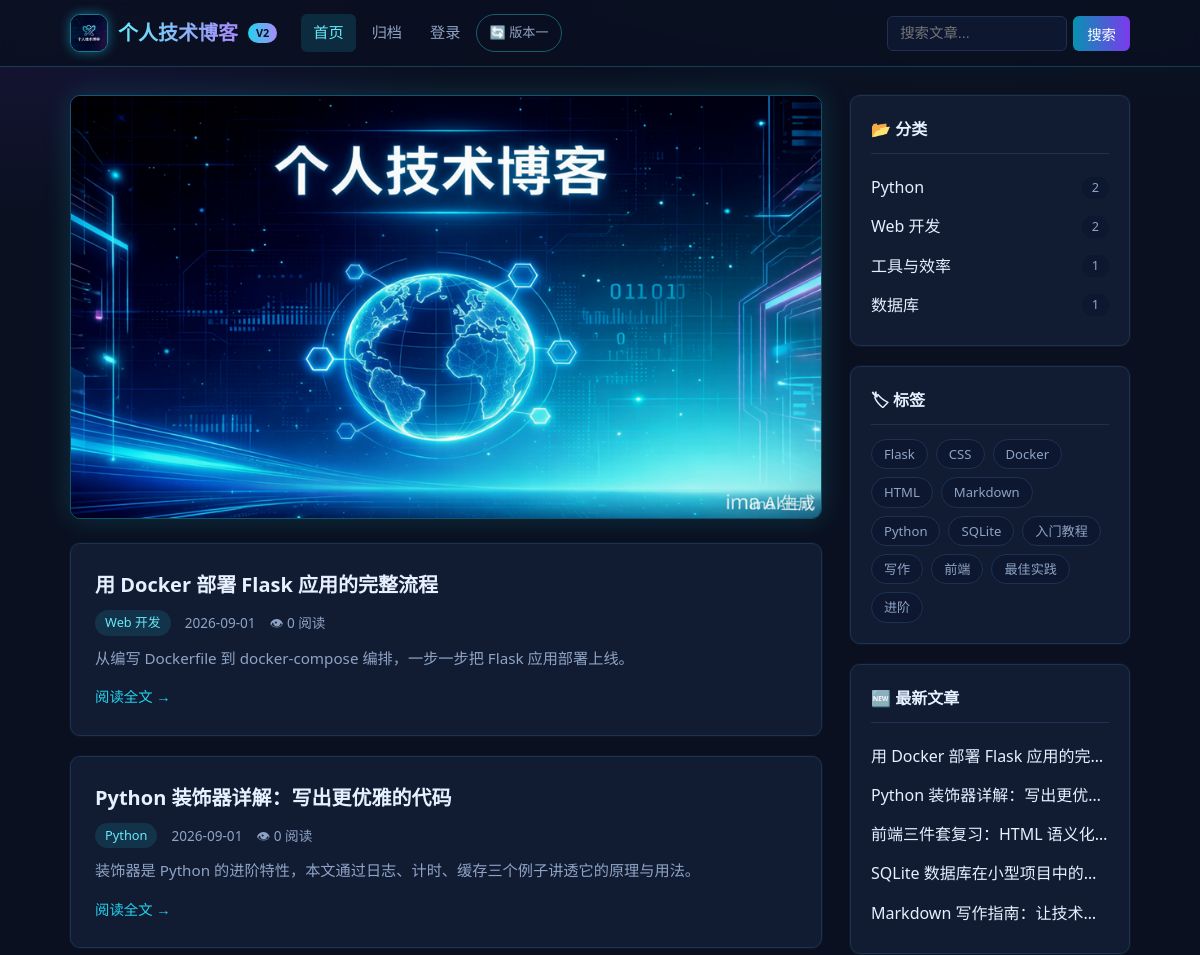
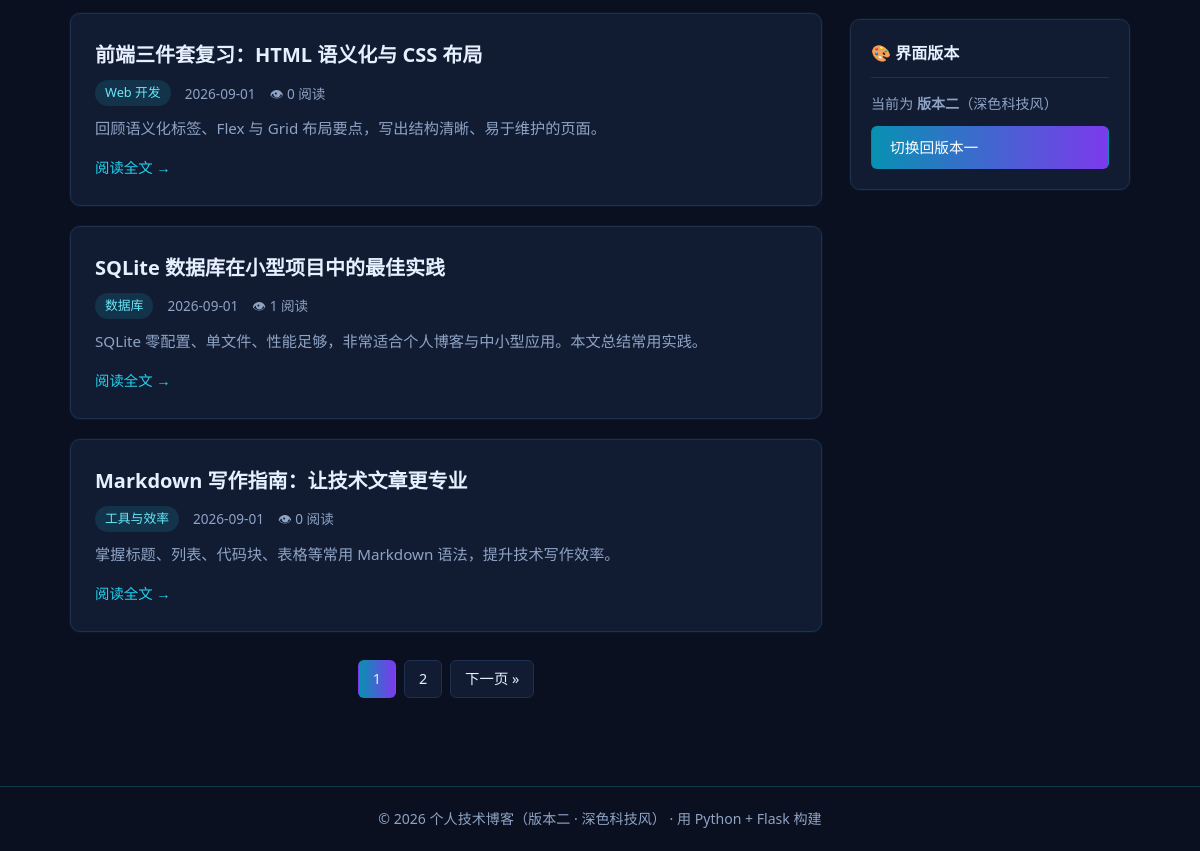
/v2, run on the app's committed database (2 pictures, top to bottom).
### tables this page shows
CREATE TABLE articles (
            id INTEGER PRIMARY KEY AUTOINCREMENT,
            title TEXT NOT NULL,
            summary TEXT DEFAULT '',
            content TEXT NOT NULL,
            category_id INTEGER,
            views INTEGER DEFAULT 0,
            created_at TEXT DEFAULT (datetime('now', 'localtime')),
            updated_at TEXT DEFAULT (datetime('now', 'localtime')),
            FOREIGN KEY (category_id) REFERENCES categories(id)
        );

CREATE TABLE categories (
            id INTEGER PRIMARY KEY AUTOINCREMENT,
            name TEXT NOT NULL UNIQUE
        );

CREATE TABLE tags (
            id INTEGER PRIMARY KEY AUTOINCREMENT,
            name TEXT NOT NULL UNIQUE
        );

### app.py (the view)
@app.route("/v2")
def index_dark():
    return _render_home("index_v2.html")

### app.py (called while the page is built)
def get_db():
    if "db" not in g:
        g.db = init_db.create_connection(DB_PATH)
    return g.db

def query_all(sql, query_params=()):
    return get_db().execute(sql, query_params).fetchall()

def query_one(sql, query_params=()):
    return get_db().execute(sql, query_params).fetchone()

def get_categories():
    return query_all(
        """SELECT c.*, COUNT(a.id) AS article_count
           FROM categories c
           LEFT JOIN articles a ON a.category_id = c.id
           GROUP BY c.id ORDER BY c.name"""
    )

def get_popular_tags():
    return query_all(
        """SELECT t.*, COUNT(at.article_id) AS article_count
           FROM tags t
           JOIN article_tags at ON at.tag_id = t.id
           GROUP BY t.id ORDER BY article_count DESC, t.name LIMIT 12"""
    )

@app.context_processor
def inject_sidebar_data():
    return {"categories": get_categories(), "popular_tags": get_popular_tags()}

def get_total_count(count_sql, query_params=()):
    return query_one(count_sql, query_params)[0]

def fetch_paginated_rows(base_sql, query_params, page, total, per_page=POSTS_PER_PAGE):
    pages = max(1, (total + per_page - 1) // per_page)
    page = min(max(1, page), pages)
    sql = base_sql + " LIMIT ? OFFSET ?"
    items = query_all(
        sql, tuple(query_params) + (per_page, (page - 1) * per_page)
    )
    return items, page, pages

def _render_home(template_name):
    page = request.args.get("page", 1, type=int)
    total = get_total_count(HOME_COUNT_SQL)
    items, page, pages = fetch_paginated_rows(HOME_LIST_SQL, (), page, total)
    latest = query_all(LATEST_ARTICLES_SQL)
    return render_template(
        template_name, articles=items, page=page, pages=pages, total=total, latest=latest
    )

### init_db.py (called while the page is built)
def create_connection(db_path=None):
    if db_path is None:
        db_path = DB_PATH
    conn = sqlite3.connect(db_path)
    conn.row_factory = sqlite3.Row
    conn.execute("PRAGMA foreign_keys = ON")
    return conn

### templates/index_v2.html (shortened to what this page needs)
{% extends "base_v2.html" %}
{% from "_macros.html" import pagination, article_card %}
{% block content %}
<div class="layout">
    <div class="content-col">
        <div class="banner banner-v2">
            <img src="{{ url_for('static', filename='Banner2.png') }}" alt="个人技术博客 Banner 版本二">
        </div>
        {% for article in articles %}
            {{ article_card(article) }}
        {% else %}
            <div class="empty-state">暂无文章，快去后台发布第一篇吧。</div>
        {% endfor %}
        {{ pagination('index_dark', page, pages) }}
    </div>
    <aside class="sidebar">
        <section class="widget">
            <h3>📂 分类</h3>
            <ul class="widget-list">
                {% for c in categories %}
                <li>
                    <a href="{{ url_for('category', category_id=c.id) }}">{{ c.name }}</a>
                    <span class="count">{{ c.article_count }}</span>
                </li>
                {% endfor %}
            </ul>
        </section>
        <section class="widget">
            <h3>🏷 标签</h3>
            <div class="tag-cloud">
                {% for t in popular_tags %}
                <a class="tag" href="{{ url_for('tag', tag_id=t.id) }}">{{ t.name }}</a>
                {% endfor %}
            </div>
        </section>
        <section class="widget">
            <h3>🆕 最新文章</h3>
            <ul class="widget-list">
                {% for a in latest %}
                <li><a href="{{ url_for('article_detail', article_id=a.id) }}">{{ a.title }}</a></li>
                {% endfor %}
            </ul>
        </section>
        <section class="widget version-switch-widget">
            <h3>🎨 界面版本</h3>
            <p class="switch-tip">当前为 <strong>版本二</strong>（深色科技风）</p>
            <a class="btn btn-primary btn-block" href="{{ url_for('index') }}">切换回版本一</a>
        </section>
    </aside>
</div>
{% endblock %}

### templates/_macros.html (shortened to what this page needs)
{% macro pagination(endpoint, page, pages, extra={}) %}
{% if pages > 1 %}
<nav class="pagination">
    {% for p in range(1, pages + 1) %}
        {% if p == page %}
            <span class="current">{{ p }}</span>
        {% else %}
            <a href="{{ url_for(endpoint, page=p, **extra) }}">{{ p }}</a>
        {% endif %}
    {% endfor %}
    {% if page < pages %}
        <a href="{{ url_for(endpoint, page=page+1, **extra) }}">下一页 »</a>
    {% endif %}
</nav>
{% endif %}
{% endmacro %}
{% macro article_card(article) %}
<article class="article-card">
    <h2 class="card-title">
        <a href="{{ url_for('article_detail', article_id=article.id) }}">{{ article.title }}</a>
    </h2>
    <div class="card-meta">
        {% if article.category_name %}
            <a class="meta-tag category" href="{{ url_for('category', category_id=article.category_id) }}">{{ article.category_name }}</a>
        {% endif %}
        <span>{{ article.created_at[:10] }}</span>
        <span>👁 {{ article.views }} 阅读</span>
    </div>
    <p class="card-summary">{{ article.summary or (article.content[:120] ~ '...') }}</p>
    <a class="read-more" href="{{ url_for('article_detail', article_id=article.id) }}">阅读全文 →</a>
</article>
{% endmacro %}

### static/css/style.css (style rules this page uses)
:root { --primary: #2563eb; --primary-dark: #1d4ed8; --bg: #f5f7fa; --card: #ffffff; --text: #1f2937; --text-light: #6b7280; --border: #e5e7eb; --code-bg: #1e293b; --radius: 10px; --shadow: 0 1px 3px rgba(0, 0, 0, 0.08); }
* { margin: 0; padding: 0; box-sizing: border-box; }
body { font-family: "Segoe UI", "PingFang SC", "Microsoft YaHei", sans-serif; background: var(--bg); color: var(--text); line-height: 1.7; }
a { color: var(--primary); text-decoration: none; }
.layout { display: grid; grid-template-columns: 1fr 280px; gap: 28px; align-items: start; }
.banner { border-radius: var(--radius); overflow: hidden; margin-bottom: 24px; box-shadow: var(--shadow); line-height: 0; }
.banner img { display: block; width: 100%; height: auto; object-fit: cover; }
.article-card { background: var(--card); border-radius: var(--radius); padding: 24px; margin-bottom: 20px; box-shadow: var(--shadow); transition: transform 0.15s ease, box-shadow 0.15s ease; }
.card-title { font-size: 1.25rem; margin-bottom: 8px; }
.card-title a { color: var(--text); }
.card-meta { display: flex; gap: 14px; align-items: center; color: var(--text-light); font-size: 0.85rem; margin-bottom: 10px; flex-wrap: wrap; }
.meta-tag.category { background: #eef2ff; color: var(--primary); padding: 2px 10px; border-radius: 999px; font-size: 0.8rem; }
.card-summary { color: var(--text-light); font-size: 0.95rem; margin-bottom: 12px; }
.read-more { font-size: 0.9rem; font-weight: 500; }
.widget { background: var(--card); border-radius: var(--radius); padding: 20px; margin-bottom: 20px; box-shadow: var(--shadow); }
.widget h3 { font-size: 1rem; margin-bottom: 14px; padding-bottom: 10px; border-bottom: 1px solid var(--border); }
.widget-list { list-style: none; }
.widget-list li { display: flex; justify-content: space-between; align-items: center; padding: 6px 0; }
.widget-list li a { color: var(--text); overflow: hidden; text-overflow: ellipsis; white-space: nowrap; }
.widget-list .count { background: var(--bg); border-radius: 999px; padding: 0 10px; font-size: 0.8rem; color: var(--text-light); }
.tag-cloud { display: flex; flex-wrap: wrap; gap: 8px; }
.tag { background: var(--bg); border: 1px solid var(--border); border-radius: 999px; padding: 3px 12px; font-size: 0.82rem; color: var(--text-light); }
.pagination { display: flex; justify-content: center; gap: 8px; margin: 28px 0; flex-wrap: wrap; }
.pagination a, .pagination .current { padding: 6px 14px; border-radius: 6px; background: var(--card); border: 1px solid var(--border); color: var(--text); font-size: 0.9rem; }
.pagination .current { background: var(--primary); border-color: var(--primary); color: #fff; }
.btn { display: inline-block; padding: 8px 18px; border: 1px solid var(--border); border-radius: 6px; background: var(--card); color: var(--text); cursor: pointer; font-size: 0.92rem; }
.btn-primary { background: var(--primary); border-color: var(--primary); color: #fff; }
.btn-block { width: 100%; }

### data on the page
articles: title "用 Docker 部署 Flask 应用的完整流程", category_name "Web 开发", created_at "2026-09-01", views "0", summary "从编写 Dockerfile 到 docker-compose 编排，一步一步把 Flask 应用部署上线。", title "用 Docker 部署 Flask 应用的完…"
articles: title "Python 装饰器详解：写出更优雅的代码", category_name "Python", created_at "2026-09-01", views "0", summary "装饰器是 Python 的进阶特性，本文通过日志、计时、缓存三个例子讲透它的原理与用法。", title "Python 装饰器详解：写出更优…"
articles: title "前端三件套复习：HTML 语义化与 CSS 布局", category_name "Web 开发", created_at "2026-09-01", views "0", summary "回顾语义化标签、Flex 与 Grid 布局要点，写出结构清晰、易于维护的页面。", title "前端三件套复习：HTML 语义化…"
articles: title "SQLite 数据库在小型项目中的最佳实践", category_name "数据库", created_at "2026-09-01", views "1", summary "SQLite 零配置、单文件、性能足够，非常适合个人博客与中小型应用。本文总结常用实践。", title "SQLite 数据库在小型项目中的…"
articles: title "Markdown 写作指南：让技术文章更专业", category_name "工具与效率", created_at "2026-09-01", views "0", summary "掌握标题、列表、代码块、表格等常用 Markdown 语法，提升技术写作效率。", title "Markdown 写作指南：让技术…"
categories: name "Python", article_count "2"
categories: name "Web 开发", article_count "2"
categories: name "工具与效率", article_count "1"
categories: name "数据库", article_count "1"
tags: name "Flask"
tags: name "CSS"
tags: name "Docker"
tags: name "HTML"
tags: name "Markdown"
tags: name "Python"
tags: name "SQLite"
tags: name "入门教程"
tags: name "写作"
tags: name "前端"
tags: name "最佳实践"
tags: name "进阶"

### other printed values
{{ p }} "1"
{{ p }} "2"
